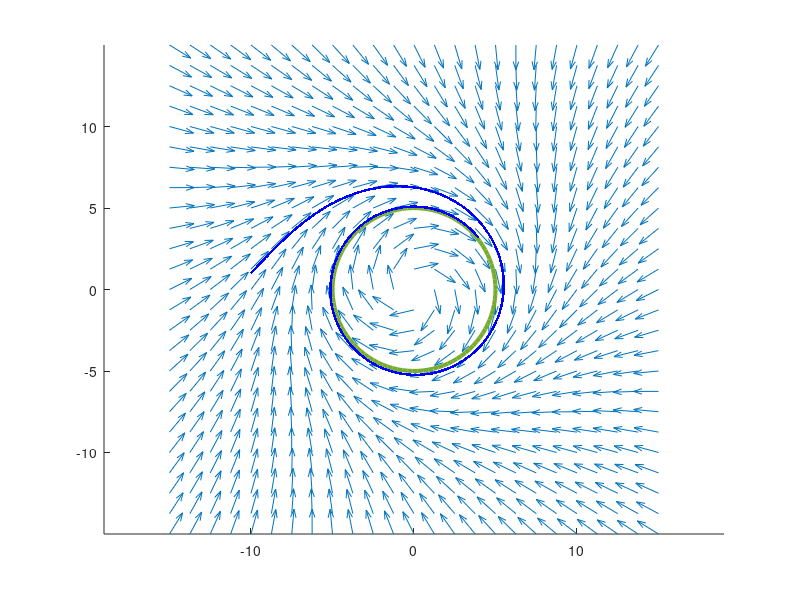

MATLAB code to generate this figure:


clc
clear
close all

r = 5;
x = linspace(-15,15,25);
y = linspace(-15,15,25);
theta = linspace(0,2*pi,100);
circx = r*cos(theta);
circy = r*sin(theta);


z = 0;
v = [];
G = 0.1;
H = 10;

x0 = 10;
y0 = 10;
beta = deg2rad(45);
vel = 0.5;
dt = 0.1;

vx = vel*cos(beta);
vy = vel*sin(beta);

%Calculate vector field for visualization 
for i = 1:length(x)
    for j = 1:length(y)
        
         vec = -G*((x(i)^2+y(j)^2-r^2)*[2*x(i);2*y(j);0]) + H*[2*y(j);-2*x(i);0];
%         vec = -1*((x(i)^2+y(j)^2-r^2)*[2*x(i);2*y(j);0]);
        
        mag = sqrt((vec(1)^2+vec(2)^2));
        u(i,j) = vec(1)/mag;
        v(i,j) = vec(2)/mag;
        X(i,j) = x(i);
        Y(i,j) = y(j);
    end
end


hold on
quiver(X,Y,u,v);
plot(circx,circy,'linewidth',3);
axis equal

x = -10;
y = 1;

for i = 1:1000
   %Calc heading
   

    vec = -G*((x^2+y^2-r^2)*[2*x;2*y;0]) + H*[2*y;-2*x;0];
    mag = sqrt((vec(1)^2+vec(2)^2));
    beta = atan2(vec(2),vec(1));
    
    
    vx = vel*cos(beta);
    vy = vel*sin(beta);
    x = x+vx*dt;
    y = y+vy*dt;
    
    plot(x,y,'.b');
    pause(0.01);
    
    xpos(i) = x;
    ypos(i) = y;
    
end





